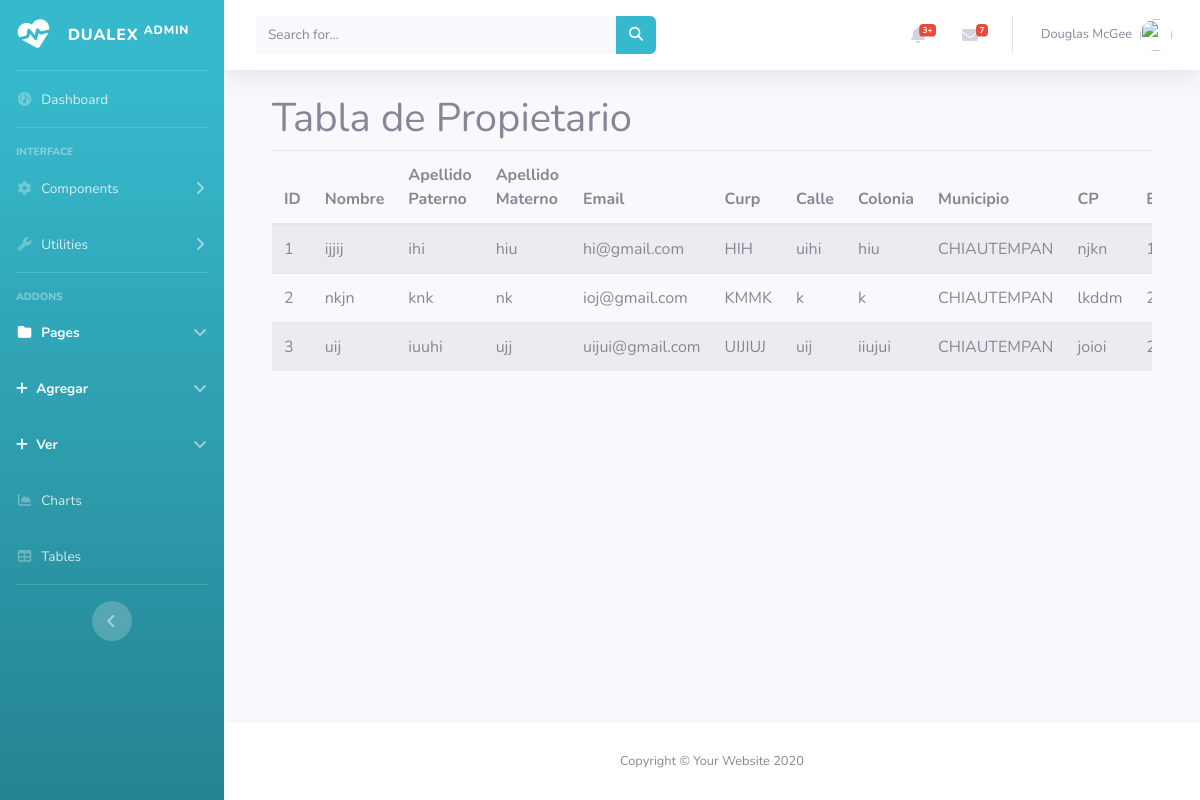
/catalogos/propietarios/ver, run on the app's committed database.
### catalogos/models.py (models this page shows, shortened)
class Propietario(models.Model):
    RFC = models.CharField(max_length=50)
    nombre = models.CharField(verbose_name="Nombre Completo" ,max_length=50)
    apPaterno = models.CharField(max_length=30)
    apMaterno = models.CharField(max_length=30)
    email = models.EmailField( max_length=40)
    CURP = models.CharField(max_length=50)
    calle = models.CharField(max_length=50)
    colonia = models.CharField(max_length=40)
    municipio = models.ForeignKey(Municipio, on_delete = models.CASCADE)
    CP = models.CharField(max_length=5)
    edad = models.IntegerField(default=0)

class Municipio(models.Model):
    nombreMunicipio = models.CharField(max_length=50, verbose_name="Nombre del municipio")
    def __str__(self):
        return "%s"% (self.nombreMunicipio)

### catalogos/views.py (the view)
# urls.py: path("propietarios/ver",views.propietariosVer, name="propietariosVer"),
def propietariosVer(request):
    propietarios = Propietario.objects.all()
    return render(request,"propietariosVer.html",{"propietarios":propietarios})

### catalogos/templates/propietariosVer.html (shortened to what this page needs)
{% extends 'base.html' %}
{% block contenido %}
<div class="container my-4">
    <h1>Tabla de Propietario</h1>
    <div class="table-responsive">
        <table class="table table-striped table-hover">
            <thead>
                <tr>
                    <th>ID</th>
                    <th>Nombre </th>
                    <th>Apellido Paterno</th>
                    <th>Apellido Materno</th>
                    <th>Email</th>
                    <th>Curp</th>
                    <th>Calle</th>
                    <th>Colonia</th>
                    <th>Municipio</th>
                    <th>CP</th>
                    <th>Edad</th>
                </tr>
            </thead>
            <tbody>
                {% for propietario in propietarios %}
                <tr>
                    <td> {{propietario.id}} </td>
                    <td> {{propietario.nombre}} </td>
                    <td> {{propietario.apPaterno}} </td>
                    <td> {{propietario.apMaterno}} </td>
                    <td> {{propietario.email}} </td>
                    <td> {{propietario.CURP}} </td>
                    <td> {{propietario.calle}} </td>
                    <td> {{propietario.colonia}} </td>
                    <td> {{propietario.municipio}} </td>
                    <td> {{propietario.CP}} </td>
                    <td> {{propietario.edad}} </td>
                </tr>
            {% endfor %}
            </tbody>
        </table>
    </div>
</div>
{% endblock contenido %}

### data on the page
Propietario: id "1", nombre "ijjij", apPaterno "ihi", apMaterno "hiu", email "hi@gmail.com", CURP "HIH", calle "uihi", colonia "hiu", municipio "CHIAUTEMPAN", CP "njkn"
Propietario: id "2", nombre "nkjn", apPaterno "knk", apMaterno "nk", email "ioj@gmail.com", CURP "KMMK", calle "k", colonia "k", municipio "CHIAUTEMPAN", CP "lkddm"
Propietario: id "3", nombre "uij", apPaterno "iuuhi", apMaterno "ujj", email "uijui@gmail.com", CURP "UIJIUJ", calle "uij", colonia "iiujui", municipio "CHIAUTEMPAN", CP "joioi"
